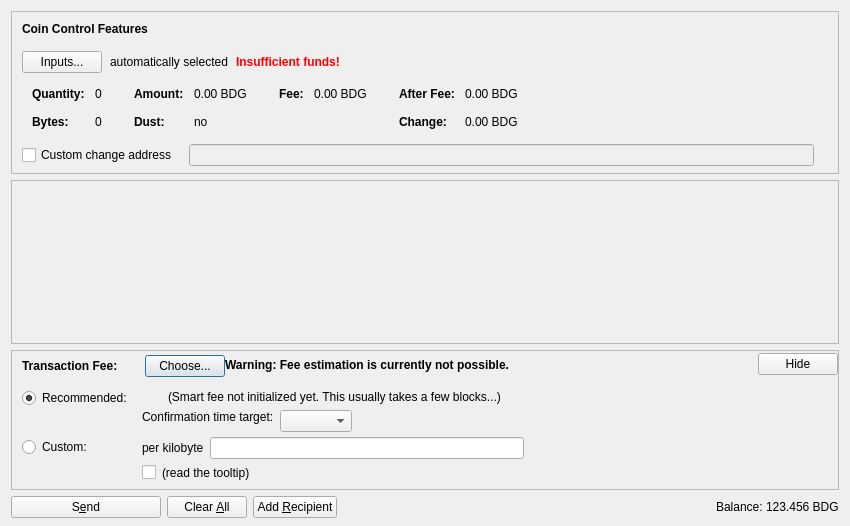
<?xml version="1.0" encoding="UTF-8"?>
<ui version="4.0">
 <class>SendCoinsDialog</class>
 <widget class="QDialog" name="SendCoinsDialog">
  <property name="geometry">
   <rect>
    <x>0</x>
    <y>0</y>
    <width>850</width>
    <height>526</height>
   </rect>
  </property>
  <property name="windowTitle">
   <string>Send Coins</string>
  </property>
  <layout class="QVBoxLayout" name="verticalLayout" stretch="0,1,0,0">
   <property name="bottomMargin">
    <number>8</number>
   </property>
   <item>
    <widget class="QFrame" name="frameCoinControl">
     <property name="sizePolicy">
      <sizepolicy hsizetype="Expanding" vsizetype="Expanding">
       <horstretch>0</horstretch>
       <verstretch>0</verstretch>
      </sizepolicy>
     </property>
     <property name="maximumSize">
      <size>
       <width>16777215</width>
       <height>16777215</height>
      </size>
     </property>
     <property name="frameShape">
      <enum>QFrame::StyledPanel</enum>
     </property>
     <property name="frameShadow">
      <enum>QFrame::Sunken</enum>
     </property>
     <layout class="QVBoxLayout" name="verticalLayoutCoinControl2">
      <property name="spacing">
       <number>0</number>
      </property>
      <property name="leftMargin">
       <number>0</number>
      </property>
      <property name="topMargin">
       <number>0</number>
      </property>
      <property name="rightMargin">
       <number>0</number>
      </property>
      <property name="bottomMargin">
       <number>6</number>
      </property>
      <item>
       <layout class="QVBoxLayout" name="verticalLayoutCoinControl" stretch="0,0,0,0,1">
        <property name="spacing">
         <number>0</number>
        </property>
        <property name="leftMargin">
         <number>10</number>
        </property>
        <property name="topMargin">
         <number>10</number>
        </property>
        <item>
         <layout class="QHBoxLayout" name="horizontalLayoutCoinControl1">
          <property name="bottomMargin">
           <number>15</number>
          </property>
          <item>
           <widget class="QLabel" name="labelCoinControlFeatures">
            <property name="sizePolicy">
             <sizepolicy hsizetype="Preferred" vsizetype="Maximum">
              <horstretch>0</horstretch>
              <verstretch>0</verstretch>
             </sizepolicy>
            </property>
            <property name="font">
             <font>
              <weight>75</weight>
              <bold>true</bold>
             </font>
            </property>
            <property name="styleSheet">
             <string notr="true">font-weight:bold;</string>
            </property>
            <property name="text">
             <string>Coin Control Features</string>
            </property>
           </widget>
          </item>
         </layout>
        </item>
        <item>
         <layout class="QHBoxLayout" name="horizontalLayoutCoinControl2" stretch="0,0,0,0">
          <property name="spacing">
           <number>8</number>
          </property>
          <property name="bottomMargin">
           <number>10</number>
          </property>
          <item>
           <widget class="QPushButton" name="pushButtonCoinControl">
            <property name="styleSheet">
             <string notr="true"/>
            </property>
            <property name="text">
             <string>Inputs...</string>
            </property>
            <property name="autoDefault">
             <bool>false</bool>
            </property>
           </widget>
          </item>
          <item>
           <widget class="QLabel" name="labelCoinControlAutomaticallySelected">
            <property name="text">
             <string>automatically selected</string>
            </property>
            <property name="margin">
             <number>5</number>
            </property>
           </widget>
          </item>
          <item>
           <widget class="QLabel" name="labelCoinControlInsuffFunds">
            <property name="font">
             <font>
              <weight>75</weight>
              <bold>true</bold>
             </font>
            </property>
            <property name="styleSheet">
             <string notr="true">color:red;font-weight:bold;</string>
            </property>
            <property name="text">
             <string>Insufficient funds!</string>
            </property>
            <property name="margin">
             <number>5</number>
            </property>
           </widget>
          </item>
          <item>
           <spacer name="horizontalSpacerCoinControl">
            <property name="orientation">
             <enum>Qt::Horizontal</enum>
            </property>
            <property name="sizeHint" stdset="0">
             <size>
              <width>40</width>
              <height>1</height>
             </size>
            </property>
           </spacer>
          </item>
         </layout>
        </item>
        <item>
         <widget class="QWidget" name="widgetCoinControl" native="true">
          <property name="sizePolicy">
           <sizepolicy hsizetype="Preferred" vsizetype="Preferred">
            <horstretch>0</horstretch>
            <verstretch>0</verstretch>
           </sizepolicy>
          </property>
          <property name="minimumSize">
           <size>
            <width>0</width>
            <height>0</height>
           </size>
          </property>
          <property name="styleSheet">
           <string notr="true"/>
          </property>
          <layout class="QHBoxLayout" name="horizontalLayoutCoinControl5">
           <property name="leftMargin">
            <number>0</number>
           </property>
           <property name="topMargin">
            <number>0</number>
           </property>
           <property name="rightMargin">
            <number>0</number>
           </property>
           <property name="bottomMargin">
            <number>0</number>
           </property>
           <item>
            <layout class="QHBoxLayout" name="horizontalLayoutCoinControl3" stretch="0,0,0,1">
             <property name="spacing">
              <number>20</number>
             </property>
             <property name="topMargin">
              <number>0</number>
             </property>
             <property name="bottomMargin">
              <number>10</number>
             </property>
             <item>
              <layout class="QFormLayout" name="formLayoutCoinControl1">
               <property name="horizontalSpacing">
                <number>10</number>
               </property>
               <property name="verticalSpacing">
                <number>14</number>
               </property>
               <property name="leftMargin">
                <number>10</number>
               </property>
               <property name="topMargin">
                <number>4</number>
               </property>
               <property name="rightMargin">
                <number>6</number>
               </property>
               <item row="0" column="0">
                <widget class="QLabel" name="labelCoinControlQuantityText">
                 <property name="font">
                  <font>
                   <weight>75</weight>
                   <bold>true</bold>
                  </font>
                 </property>
                 <property name="text">
                  <string>Quantity:</string>
                 </property>
                 <property name="margin">
                  <number>0</number>
                 </property>
                </widget>
               </item>
               <item row="0" column="1">
                <widget class="QLabel" name="labelCoinControlQuantity">
                 <property name="cursor">
                  <cursorShape>IBeamCursor</cursorShape>
                 </property>
                 <property name="contextMenuPolicy">
                  <enum>Qt::ActionsContextMenu</enum>
                 </property>
                 <property name="text">
                  <string notr="true">0</string>
                 </property>
                 <property name="margin">
                  <number>0</number>
                 </property>
                 <property name="textInteractionFlags">
                  <set>Qt::LinksAccessibleByMouse|Qt::TextSelectableByKeyboard|Qt::TextSelectableByMouse</set>
                 </property>
                </widget>
               </item>
               <item row="1" column="0">
                <widget class="QLabel" name="labelCoinControlBytesText">
                 <property name="font">
                  <font>
                   <weight>75</weight>
                   <bold>true</bold>
                  </font>
                 </property>
                 <property name="text">
                  <string>Bytes:</string>
                 </property>
                </widget>
               </item>
               <item row="1" column="1">
                <widget class="QLabel" name="labelCoinControlBytes">
                 <property name="cursor">
                  <cursorShape>IBeamCursor</cursorShape>
                 </property>
                 <property name="contextMenuPolicy">
                  <enum>Qt::ActionsContextMenu</enum>
                 </property>
                 <property name="text">
                  <string notr="true">0</string>
                 </property>
                 <property name="textInteractionFlags">
                  <set>Qt::LinksAccessibleByMouse|Qt::TextSelectableByKeyboard|Qt::TextSelectableByMouse</set>
                 </property>
                </widget>
               </item>
              </layout>
             </item>
             <item>
              <layout class="QFormLayout" name="formLayoutCoinControl2">
               <property name="horizontalSpacing">
                <number>10</number>
               </property>
               <property name="verticalSpacing">
                <number>14</number>
               </property>
               <property name="leftMargin">
                <number>6</number>
               </property>
               <property name="topMargin">
                <number>4</number>
               </property>
               <property name="rightMargin">
                <number>6</number>
               </property>
               <item row="0" column="0">
                <widget class="QLabel" name="labelCoinControlAmountText">
                 <property name="font">
                  <font>
                   <weight>75</weight>
                   <bold>true</bold>
                  </font>
                 </property>
                 <property name="text">
                  <string>Amount:</string>
                 </property>
                 <property name="margin">
                  <number>0</number>
                 </property>
                </widget>
               </item>
               <item row="0" column="1">
                <widget class="QLabel" name="labelCoinControlAmount">
                 <property name="cursor">
                  <cursorShape>IBeamCursor</cursorShape>
                 </property>
                 <property name="contextMenuPolicy">
                  <enum>Qt::ActionsContextMenu</enum>
                 </property>
                 <property name="text">
                  <string notr="true">0.00 BDG</string>
                 </property>
                 <property name="textInteractionFlags">
                  <set>Qt::LinksAccessibleByMouse|Qt::TextSelectableByKeyboard|Qt::TextSelectableByMouse</set>
                 </property>
                </widget>
               </item>
               <item row="1" column="0">
                <widget class="QLabel" name="labelCoinControlLowOutputText">
                 <property name="font">
                  <font>
                   <weight>75</weight>
                   <bold>true</bold>
                  </font>
                 </property>
                 <property name="text">
                  <string>Dust:</string>
                 </property>
                </widget>
               </item>
               <item row="1" column="1">
                <widget class="QLabel" name="labelCoinControlLowOutput">
                 <property name="cursor">
                  <cursorShape>IBeamCursor</cursorShape>
                 </property>
                 <property name="contextMenuPolicy">
                  <enum>Qt::ActionsContextMenu</enum>
                 </property>
                 <property name="text">
                  <string notr="true">no</string>
                 </property>
                 <property name="textInteractionFlags">
                  <set>Qt::LinksAccessibleByMouse|Qt::TextSelectableByKeyboard|Qt::TextSelectableByMouse</set>
                 </property>
                </widget>
               </item>
              </layout>
             </item>
             <item>
              <layout class="QFormLayout" name="formLayoutCoinControl3">
               <property name="horizontalSpacing">
                <number>10</number>
               </property>
               <property name="verticalSpacing">
                <number>14</number>
               </property>
               <property name="leftMargin">
                <number>6</number>
               </property>
               <property name="topMargin">
                <number>4</number>
               </property>
               <property name="rightMargin">
                <number>6</number>
               </property>
               <item row="0" column="0">
                <widget class="QLabel" name="labelCoinControlFeeText">
                 <property name="font">
                  <font>
                   <weight>75</weight>
                   <bold>true</bold>
                  </font>
                 </property>
                 <property name="text">
                  <string>Fee:</string>
                 </property>
                 <property name="margin">
                  <number>0</number>
                 </property>
                </widget>
               </item>
               <item row="0" column="1">
                <widget class="QLabel" name="labelCoinControlFee">
                 <property name="cursor">
                  <cursorShape>IBeamCursor</cursorShape>
                 </property>
                 <property name="contextMenuPolicy">
                  <enum>Qt::ActionsContextMenu</enum>
                 </property>
                 <property name="text">
                  <string notr="true">0.00 BDG</string>
                 </property>
                 <property name="textInteractionFlags">
                  <set>Qt::LinksAccessibleByMouse|Qt::TextSelectableByKeyboard|Qt::TextSelectableByMouse</set>
                 </property>
                </widget>
               </item>
              </layout>
             </item>
             <item>
              <layout class="QFormLayout" name="formLayoutCoinControl4">
               <property name="horizontalSpacing">
                <number>10</number>
               </property>
               <property name="verticalSpacing">
                <number>14</number>
               </property>
               <property name="leftMargin">
                <number>6</number>
               </property>
               <property name="topMargin">
                <number>4</number>
               </property>
               <property name="rightMargin">
                <number>6</number>
               </property>
               <item row="0" column="0">
                <widget class="QLabel" name="labelCoinControlAfterFeeText">
                 <property name="font">
                  <font>
                   <weight>75</weight>
                   <bold>true</bold>
                  </font>
                 </property>
                 <property name="text">
                  <string>After Fee:</string>
                 </property>
                 <property name="margin">
                  <number>0</number>
                 </property>
                </widget>
               </item>
               <item row="0" column="1">
                <widget class="QLabel" name="labelCoinControlAfterFee">
                 <property name="cursor">
                  <cursorShape>IBeamCursor</cursorShape>
                 </property>
                 <property name="contextMenuPolicy">
                  <enum>Qt::ActionsContextMenu</enum>
                 </property>
                 <property name="text">
                  <string notr="true">0.00 BDG</string>
                 </property>
                 <property name="textInteractionFlags">
                  <set>Qt::LinksAccessibleByMouse|Qt::TextSelectableByKeyboard|Qt::TextSelectableByMouse</set>
                 </property>
                </widget>
               </item>
               <item row="1" column="0">
                <widget class="QLabel" name="labelCoinControlChangeText">
                 <property name="font">
                  <font>
                   <weight>75</weight>
                   <bold>true</bold>
                  </font>
                 </property>
                 <property name="text">
                  <string>Change:</string>
                 </property>
                </widget>
               </item>
               <item row="1" column="1">
                <widget class="QLabel" name="labelCoinControlChange">
                 <property name="cursor">
                  <cursorShape>IBeamCursor</cursorShape>
                 </property>
                 <property name="contextMenuPolicy">
                  <enum>Qt::ActionsContextMenu</enum>
                 </property>
                 <property name="text">
                  <string notr="true">0.00 BDG</string>
                 </property>
                 <property name="textInteractionFlags">
                  <set>Qt::LinksAccessibleByMouse|Qt::TextSelectableByKeyboard|Qt::TextSelectableByMouse</set>
                 </property>
                </widget>
               </item>
              </layout>
             </item>
            </layout>
           </item>
          </layout>
         </widget>
        </item>
        <item>
         <layout class="QHBoxLayout" name="horizontalLayoutCoinControl4" stretch="0,0,0">
          <property name="spacing">
           <number>12</number>
          </property>
          <property name="sizeConstraint">
           <enum>QLayout::SetDefaultConstraint</enum>
          </property>
          <property name="topMargin">
           <number>5</number>
          </property>
          <property name="rightMargin">
           <number>5</number>
          </property>
          <item>
           <widget class="QCheckBox" name="checkBoxCoinControlChange">
            <property name="toolTip">
             <string>If this is activated, but the change address is empty or invalid, change will be sent to a newly generated address.</string>
            </property>
            <property name="text">
             <string>Custom change address</string>
            </property>
           </widget>
          </item>
          <item>
           <widget class="QValidatedLineEdit" name="lineEditCoinControlChange">
            <property name="enabled">
             <bool>false</bool>
            </property>
            <property name="sizePolicy">
             <sizepolicy hsizetype="Expanding" vsizetype="Fixed">
              <horstretch>0</horstretch>
              <verstretch>0</verstretch>
             </sizepolicy>
            </property>
           </widget>
          </item>
          <item>
           <widget class="QLabel" name="labelCoinControlChangeLabel">
            <property name="sizePolicy">
             <sizepolicy hsizetype="Preferred" vsizetype="Expanding">
              <horstretch>0</horstretch>
              <verstretch>0</verstretch>
             </sizepolicy>
            </property>
            <property name="minimumSize">
             <size>
              <width>0</width>
              <height>0</height>
             </size>
            </property>
            <property name="text">
             <string/>
            </property>
            <property name="margin">
             <number>3</number>
            </property>
           </widget>
          </item>
         </layout>
        </item>
        <item>
         <spacer name="verticalSpacerCoinControl">
          <property name="orientation">
           <enum>Qt::Vertical</enum>
          </property>
          <property name="sizeHint" stdset="0">
           <size>
            <width>800</width>
            <height>1</height>
           </size>
          </property>
         </spacer>
        </item>
       </layout>
      </item>
     </layout>
    </widget>
   </item>
   <item>
    <widget class="QScrollArea" name="scrollArea">
     <property name="widgetResizable">
      <bool>true</bool>
     </property>
     <widget class="QWidget" name="scrollAreaWidgetContents">
      <property name="geometry">
       <rect>
        <x>0</x>
        <y>0</y>
        <width>830</width>
        <height>104</height>
       </rect>
      </property>
      <layout class="QVBoxLayout" name="verticalLayout_2" stretch="0,1">
       <property name="leftMargin">
        <number>0</number>
       </property>
       <property name="topMargin">
        <number>0</number>
       </property>
       <property name="rightMargin">
        <number>0</number>
       </property>
       <property name="bottomMargin">
        <number>0</number>
       </property>
       <item>
        <layout class="QVBoxLayout" name="entries">
         <property name="spacing">
          <number>6</number>
         </property>
        </layout>
       </item>
       <item>
        <spacer name="verticalSpacer">
         <property name="orientation">
          <enum>Qt::Vertical</enum>
         </property>
         <property name="sizeHint" stdset="0">
          <size>
           <width>20</width>
           <height>40</height>
          </size>
         </property>
        </spacer>
       </item>
      </layout>
     </widget>
    </widget>
   </item>
   <item>
    <widget class="QFrame" name="frameFee">
     <property name="sizePolicy">
      <sizepolicy hsizetype="Expanding" vsizetype="Expanding">
       <horstretch>0</horstretch>
       <verstretch>0</verstretch>
      </sizepolicy>
     </property>
     <property name="maximumSize">
      <size>
       <width>16777215</width>
       <height>16777215</height>
      </size>
     </property>
     <property name="frameShape">
      <enum>QFrame::StyledPanel</enum>
     </property>
     <property name="frameShadow">
      <enum>QFrame::Sunken</enum>
     </property>
     <layout class="QVBoxLayout" name="verticalLayoutFee1">
      <property name="spacing">
       <number>0</number>
      </property>
      <property name="leftMargin">
       <number>0</number>
      </property>
      <property name="topMargin">
       <number>0</number>
      </property>
      <property name="rightMargin">
       <number>0</number>
      </property>
      <property name="bottomMargin">
       <number>0</number>
      </property>
      <item>
       <layout class="QVBoxLayout" name="verticalLayoutFee2" stretch="0,0,0">
        <property name="spacing">
         <number>0</number>
        </property>
        <property name="leftMargin">
         <number>10</number>
        </property>
        <property name="topMargin">
         <number>0</number>
        </property>
        <item>
         <layout class="QHBoxLayout" name="horizontalLayoutFee1">
          <property name="bottomMargin">
           <number>0</number>
          </property>
          <item>
           <layout class="QVBoxLayout" name="verticalLayoutFee7">
            <property name="spacing">
             <number>0</number>
            </property>
            <item>
             <spacer name="verticalSpacerSmartFee">
              <property name="orientation">
               <enum>Qt::Vertical</enum>
              </property>
              <property name="sizeType">
               <enum>QSizePolicy::Fixed</enum>
              </property>
              <property name="sizeHint" stdset="0">
               <size>
                <width>1</width>
                <height>4</height>
               </size>
              </property>
             </spacer>
            </item>
            <item>
             <layout class="QHBoxLayout" name="horizontalLayoutSmartFee">
              <property name="spacing">
               <number>10</number>
              </property>
              <item>
               <widget class="QLabel" name="labelFeeHeadline">
                <property name="sizePolicy">
                 <sizepolicy hsizetype="Preferred" vsizetype="Maximum">
                  <horstretch>0</horstretch>
                  <verstretch>0</verstretch>
                 </sizepolicy>
                </property>
                <property name="font">
                 <font>
                  <weight>75</weight>
                  <bold>true</bold>
                 </font>
                </property>
                <property name="styleSheet">
                 <string notr="true">font-weight:bold;</string>
                </property>
                <property name="text">
                 <string>Transaction Fee:</string>
                </property>
               </widget>
              </item>
              <item>
               <widget class="QLabel" name="labelFeeMinimized">
                <property name="text">
                 <string/>
                </property>
               </widget>
              </item>
              <item>
               <widget class="QPushButton" name="buttonChooseFee">
                <property name="text">
                 <string>Choose...</string>
                </property>
               </widget>
              </item>
             </layout>
            </item>
            <item>
             <spacer name="verticalSpacer_5">
              <property name="orientation">
               <enum>Qt::Vertical</enum>
              </property>
              <property name="sizeHint" stdset="0">
               <size>
                <width>1</width>
                <height>1</height>
               </size>
              </property>
             </spacer>
            </item>
           </layout>
          </item>
          <item>
           <widget class="QLabel" name="fallbackFeeWarningLabel">
            <property name="toolTip">
             <string>Using the fallbackfee can result in sending a transaction that will take several hours or days (or never) to confirm. Consider choosing your fee manually or wait until you have validated the complete chain.</string>
            </property>
            <property name="font">
            <font>
                <weight>75</weight>
                <bold>true</bold>
            </font>
            </property>
            <property name="text">
             <string>Warning: Fee estimation is currently not possible.</string>
            </property>
            <property name="wordWrap">
             <bool>false</bool>
            </property>
           </widget>
          </item>
          <item>
           <spacer name="horizontalSpacer_4">
            <property name="orientation">
             <enum>Qt::Horizontal</enum>
            </property>
            <property name="sizeType">
             <enum>QSizePolicy::MinimumExpanding</enum>
            </property>
            <property name="sizeHint" stdset="0">
             <size>
              <width>40</width>
              <height>20</height>
             </size>
            </property>
           </spacer>
          </item>
          <item>
           <widget class="QPushButton" name="buttonMinimizeFee">
            <property name="toolTip">
             <string>collapse fee-settings</string>
            </property>
            <property name="text">
             <string>Hide</string>
            </property>
           </widget>
          </item>
         </layout>
        </item>
        <item>
         <widget class="QFrame" name="frameFeeSelection">
          <layout class="QVBoxLayout" name="verticalLayoutFee12">
           <property name="spacing">
            <number>0</number>
           </property>
           <property name="leftMargin">
            <number>0</number>
           </property>
           <property name="topMargin">
            <number>0</number>
           </property>
           <property name="rightMargin">
            <number>0</number>
           </property>
           <property name="bottomMargin">
            <number>0</number>
           </property>
           <item>
            <layout class="QGridLayout" name="gridLayoutFee">
             <property name="topMargin">
              <number>10</number>
             </property>
             <property name="bottomMargin">
              <number>4</number>
             </property>
             <property name="horizontalSpacing">
              <number>10</number>
             </property>
             <property name="verticalSpacing">
              <number>4</number>
             </property>
             <item row="1" column="1">
              <layout class="QVBoxLayout" name="verticalLayoutFee8">
               <property name="spacing">
                <number>6</number>
               </property>
               <item>
                <layout class="QHBoxLayout" name="horizontalLayoutFee13">
                 <item>
                  <widget class="QLabel" name="labelCustomPerKilobyte">
                   <property name="toolTip">
                    <string>If the custom fee is set to 1000 satoshis and the transaction is only 250 bytes, then &quot;per kilobyte&quot; only pays 250 satoshis in fee, while &quot;total at least&quot; pays 1000 satoshis. For transactions bigger than a kilobyte both pay by kilobyte.</string>
                   </property>
                   <property name="text">
                    <string>per kilobyte</string>
                   </property>
                  </widget>
                 </item>
                 <item>
                  <widget class="BitcoinAmountField" name="customFee"/>
                 </item>
                 <item>
                  <spacer name="horizontalSpacer_6">
                   <property name="orientation">
                    <enum>Qt::Horizontal</enum>
                   </property>
                   <property name="sizeHint" stdset="0">
                    <size>
                     <width>1</width>
                     <height>1</height>
                    </size>
                   </property>
                  </spacer>
                 </item>
                </layout>
               </item>
               <item>
                <layout class="QHBoxLayout" name="horizontalLayoutFee8">
                 <item>
                  <widget class="QCheckBox" name="checkBoxMinimumFee">
                   <property name="toolTip">
                    <string>Paying only the minimum fee is just fine as long as there is less transaction volume than space in the blocks. But be aware that this can end up in a never confirming transaction once there is more demand for bidgold transactions than the network can process.</string>
                   </property>
                   <property name="text">
                    <string/>
                   </property>
                  </widget>
                 </item>
                 <item>
                  <widget class="QLabel" name="labelMinFeeWarning">
                   <property name="enabled">
                    <bool>true</bool>
                   </property>
                   <property name="toolTip">
                    <string>Paying only the minimum fee is just fine as long as there is less transaction volume than space in the blocks. But be aware that this can end up in a never confirming transaction once there is more demand for bidgold transactions than the network can process.</string>
                   </property>
                   <property name="text">
                    <string>(read the tooltip)</string>
                   </property>
                   <property name="margin">
                    <number>5</number>
                   </property>
                  </widget>
                 </item>
                 <item>
                  <spacer name="horizontalSpacer_2">
                   <property name="orientation">
                    <enum>Qt::Horizontal</enum>
                   </property>
                   <property name="sizeHint" stdset="0">
                    <size>
                     <width>1</width>
                     <height>1</height>
                    </size>
                   </property>
                  </spacer>
                 </item>
                </layout>
               </item>
              </layout>
             </item>
             <item row="0" column="0">
              <layout class="QVBoxLayout" name="verticalLayoutFee4" stretch="0,1">
               <item>
                <widget class="QRadioButton" name="radioSmartFee">
                 <property name="text">
                  <string>Recommended:</string>
                 </property>
                 <property name="checked">
                  <bool>true</bool>
                 </property>
                 <attribute name="buttonGroup">
                  <string notr="true">groupFee</string>
                 </attribute>
                </widget>
               </item>
               <item>
                <spacer name="verticalSpacer_2">
                 <property name="orientation">
                  <enum>Qt::Vertical</enum>
                 </property>
                 <property name="sizeHint" stdset="0">
                  <size>
                   <width>1</width>
                   <height>1</height>
                  </size>
                 </property>
                </spacer>
               </item>
              </layout>
             </item>
             <item row="1" column="0">
              <layout class="QVBoxLayout" name="verticalLayoutFee9" stretch="0,1">
               <item>
                <widget class="QRadioButton" name="radioCustomFee">
                 <property name="text">
                  <string>Custom:</string>
                 </property>
                 <attribute name="buttonGroup">
                  <string notr="true">groupFee</string>
                 </attribute>
                </widget>
               </item>
               <item>
                <spacer name="verticalSpacer_6">
                 <property name="orientation">
                  <enum>Qt::Vertical</enum>
                 </property>
                 <property name="sizeHint" stdset="0">
                  <size>
                   <width>1</width>
                   <height>1</height>
                  </size>
                 </property>
                </spacer>
               </item>
              </layout>
             </item>
             <item row="0" column="1">
              <layout class="QVBoxLayout" name="verticalLayoutFee3" stretch="0,0,1">
               <property name="spacing">
                <number>6</number>
               </property>
               <property name="topMargin">
                <number>2</number>
               </property>
               <item>
                <layout class="QHBoxLayout" name="horizontalLayoutFee12">
                 <item>
                  <widget class="QLabel" name="labelSmartFee">
                   <property name="text">
                    <string/>
                   </property>
                   <property name="margin">
                    <number>2</number>
                   </property>
                  </widget>
                 </item>
                 <item>
                  <widget class="QLabel" name="labelFeeEstimation">
                   <property name="text">
                    <string/>
                   </property>
                  </widget>
                 </item>
                 <item>
                  <widget class="QLabel" name="labelSmartFee2">
                   <property name="text">
                    <string>(Smart fee not initialized yet. This usually takes a few blocks...)</string>
                   </property>
                   <property name="margin">
                    <number>2</number>
                   </property>
                  </widget>
                 </item>
                 <item>
                  <spacer name="horizontalSpacer_5">
                   <property name="orientation">
                    <enum>Qt::Horizontal</enum>
                   </property>
                   <property name="sizeHint" stdset="0">
                    <size>
                     <width>1</width>
                     <height>1</height>
                    </size>
                   </property>
                  </spacer>
                 </item>
                </layout>
               </item>
               <item>
                <layout class="QHBoxLayout" name="horizontalLayoutFee9">
                 <item>
                  <layout class="QVBoxLayout" name="verticalLayoutFee6">
                   <item>
                    <widget class="QLabel" name="labelSmartFee3">
                     <property name="text">
                      <string>Confirmation time target:</string>
                     </property>
                     <property name="margin">
                      <number>2</number>
                     </property>
                    </widget>
                   </item>
                   <item>
                    <spacer name="verticalSpacer_3">
                     <property name="orientation">
                      <enum>Qt::Vertical</enum>
                     </property>
                     <property name="sizeHint" stdset="0">
                      <size>
                       <width>1</width>
                       <height>1</height>
                      </size>
                     </property>
                    </spacer>
                   </item>
                  </layout>
                 </item>
                 <item>
                  <layout class="QVBoxLayout" name="verticalLayoutFee5">
                   <property name="rightMargin">
                    <number>30</number>
                   </property>
                   <item>
                    <layout class="QHBoxLayout" name="horizontalLayoutConfTarget">
                     <property name="bottomMargin">
                      <number>0</number>
                     </property>
                     <item>
                      <widget class="QComboBox" name="confTargetSelector"/>
                     </item>
                     <item>
                      <spacer name="horizontalSpacerConfTarget">
                       <property name="orientation">
                        <enum>Qt::Horizontal</enum>
                       </property>
                       <property name="sizeHint" stdset="0">
                        <size>
                         <width>40</width>
                         <height>20</height>
                        </size>
                       </property>
                      </spacer>
                     </item>
                    </layout>
                   </item>
                  </layout>
                 </item>
                </layout>
               </item>
               <item>
                <spacer name="verticalSpacer_4">
                 <property name="orientation">
                  <enum>Qt::Vertical</enum>
                 </property>
                 <property name="sizeHint" stdset="0">
                  <size>
                   <width>1</width>
                   <height>1</height>
                  </size>
                 </property>
                </spacer>
               </item>
              </layout>
             </item>
            </layout>
           </item>
          </layout>
         </widget>
        </item>
        <item>
         <spacer name="verticalSpacerFee">
          <property name="orientation">
           <enum>Qt::Vertical</enum>
          </property>
          <property name="sizeHint" stdset="0">
           <size>
            <width>40</width>
            <height>5</height>
           </size>
          </property>
         </spacer>
        </item>
       </layout>
      </item>
     </layout>
    </widget>
   </item>
   <item>
    <layout class="QHBoxLayout" name="horizontalLayout">
     <item>
      <widget class="QPushButton" name="sendButton">
       <property name="minimumSize">
        <size>
         <width>150</width>
         <height>0</height>
        </size>
       </property>
       <property name="toolTip">
        <string>Confirm the send action</string>
       </property>
       <property name="text">
        <string>S&amp;end</string>
       </property>
       <property name="icon">
        <iconset resource="../bitcoin.qrc">
         <normaloff>:/icons/send</normaloff>:/icons/send</iconset>
       </property>
       <property name="autoDefault">
        <bool>false</bool>
       </property>
       <property name="default">
        <bool>false</bool>
       </property>
      </widget>
     </item>
     <item>
      <widget class="QPushButton" name="clearButton">
       <property name="sizePolicy">
        <sizepolicy hsizetype="Minimum" vsizetype="Fixed">
         <horstretch>0</horstretch>
         <verstretch>0</verstretch>
        </sizepolicy>
       </property>
       <property name="toolTip">
        <string>Clear all fields of the form.</string>
       </property>
       <property name="text">
        <string>Clear &amp;All</string>
       </property>
       <property name="icon">
        <iconset resource="../bitcoin.qrc">
         <normaloff>:/icons/remove</normaloff>:/icons/remove</iconset>
       </property>
       <property name="autoDefault">
        <bool>false</bool>
       </property>
      </widget>
     </item>
     <item>
      <widget class="QPushButton" name="addButton">
       <property name="toolTip">
        <string>Send to multiple recipients at once</string>
       </property>
       <property name="text">
        <string>Add &amp;Recipient</string>
       </property>
       <property name="icon">
        <iconset resource="../bitcoin.qrc">
         <normaloff>:/icons/add</normaloff>:/icons/add</iconset>
       </property>
       <property name="autoDefault">
        <bool>false</bool>
       </property>
      </widget>
     </item>
     <item>
      <spacer name="horizontalSpacer">
       <property name="orientation">
        <enum>Qt::Horizontal</enum>
       </property>
       <property name="sizeHint" stdset="0">
        <size>
         <width>40</width>
         <height>20</height>
        </size>
       </property>
      </spacer>
     </item>
     <item>
      <layout class="QHBoxLayout" name="horizontalLayout_2">
       <property name="spacing">
        <number>3</number>
       </property>
       <item>
        <widget class="QLabel" name="label">
         <property name="sizePolicy">
          <sizepolicy hsizetype="Preferred" vsizetype="Fixed">
           <horstretch>0</horstretch>
           <verstretch>0</verstretch>
          </sizepolicy>
         </property>
         <property name="text">
          <string>Balance:</string>
         </property>
        </widget>
       </item>
       <item>
        <widget class="QLabel" name="labelBalance">
         <property name="sizePolicy">
          <sizepolicy hsizetype="Preferred" vsizetype="Fixed">
           <horstretch>0</horstretch>
           <verstretch>0</verstretch>
          </sizepolicy>
         </property>
         <property name="cursor">
          <cursorShape>IBeamCursor</cursorShape>
         </property>
         <property name="text">
          <string notr="true">123.456 BDG</string>
         </property>
         <property name="textInteractionFlags">
          <set>Qt::LinksAccessibleByMouse|Qt::TextSelectableByKeyboard|Qt::TextSelectableByMouse</set>
         </property>
        </widget>
       </item>
      </layout>
     </item>
    </layout>
   </item>
  </layout>
 </widget>
 <customwidgets>
  <customwidget>
   <class>QValidatedLineEdit</class>
   <extends>QLineEdit</extends>
   <header>qt/qvalidatedlineedit.h</header>
  </customwidget>
  <customwidget>
   <class>BitcoinAmountField</class>
   <extends>QLineEdit</extends>
   <header>qt/bitcoinamountfield.h</header>
   <container>1</container>
  </customwidget>
 </customwidgets>
 <resources>
  <include location="../bitcoin.qrc"/>
 </resources>
 <connections/>
 <buttongroups>
  <buttongroup name="groupFee"/>
 </buttongroups>
</ui>
